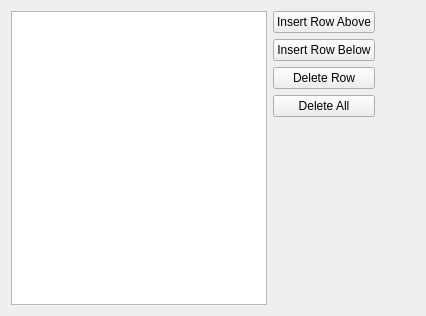
                      <widget class="QWidget" name="rotTab">
                       <attribute name="title">
                        <string>Rotational Axes</string>
                       </attribute>
                       <layout class="QHBoxLayout" name="horizontalLayout_22">
                        <item>
                         <widget class="QTableWidget" name="molRotTable">
                          <property name="horizontalScrollBarPolicy">
                           <enum>Qt::ScrollBarAlwaysOff</enum>
                          </property>
                          <attribute name="horizontalHeaderVisible">
                           <bool>false</bool>
                          </attribute>
                          <attribute name="verticalHeaderVisible">
                           <bool>false</bool>
                          </attribute>
                          <column>
                           <property name="text">
                            <string>atom a</string>
                           </property>
                          </column>
                          <column>
                           <property name="text">
                            <string>atom b</string>
                           </property>
                          </column>
                         </widget>
                        </item>
                        <item>
                         <layout class="QVBoxLayout" name="verticalLayout_11">
                          <item>
                           <widget class="QPushButton" name="addRotRowAboveButton">
                            <property name="text">
                             <string>Insert Row Above</string>
                            </property>
                           </widget>
                          </item>
                          <item>
                           <widget class="QPushButton" name="addRotRowBelowButton">
                            <property name="text">
                             <string>Insert Row Below</string>
                            </property>
                           </widget>
                          </item>
                          <item>
                           <widget class="QPushButton" name="deleteRotRowButton">
                            <property name="text">
                             <string>Delete Row</string>
                            </property>
                           </widget>
                          </item>
                          <item>
                           <widget class="QPushButton" name="deleteRotAllButton">
                            <property name="text">
                             <string>Delete All</string>
                            </property>
                           </widget>
                          </item>
                          <item>
                           <spacer name="verticalSpacer_5">
                            <property name="orientation">
                             <enum>Qt::Vertical</enum>
                            </property>
                            <property name="sizeHint" stdset="0">
                             <size>
                              <width>20</width>
                              <height>188</height>
                             </size>
                            </property>
                           </spacer>
                          </item>
                         </layout>
                        </item>
                        <item>
                         <spacer name="horizontalSpacer_8">
                          <property name="orientation">
                           <enum>Qt::Horizontal</enum>
                          </property>
                          <property name="sizeHint" stdset="0">
                           <size>
                            <width>40</width>
                            <height>20</height>
                           </size>
                          </property>
                         </spacer>
                        </item>
                       </layout>
                      </widget>
